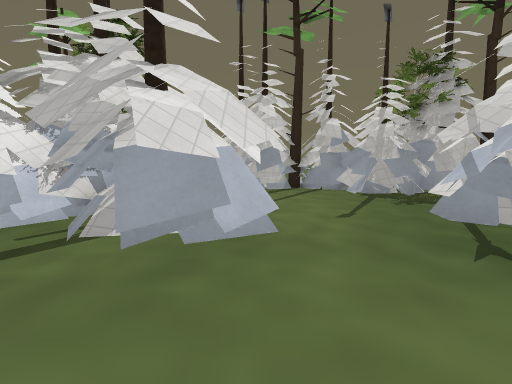
View 1 (above)

24 first-person views from a walk through a 3-D level made in the Godot game engine. The camera is 1.3 m above the floor, tilts 6° down and sees 85° across. The floor is counted in squares, 2 m on a side. Each view is taken from the middle of a square. On the plan, view 1 faces up. The plan holds only what a view shows up to about 9 squares ahead; the rest is blank. The place goes on beyond the plan. Some surface patterns are stand-ins.

View 2
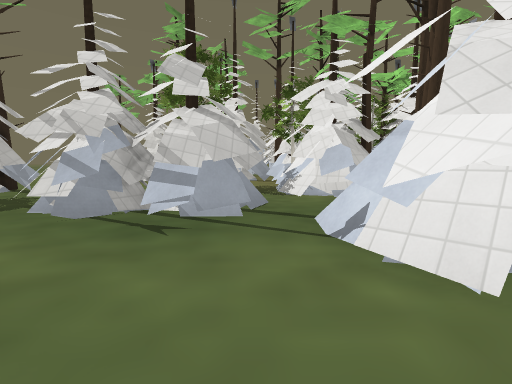

View 3
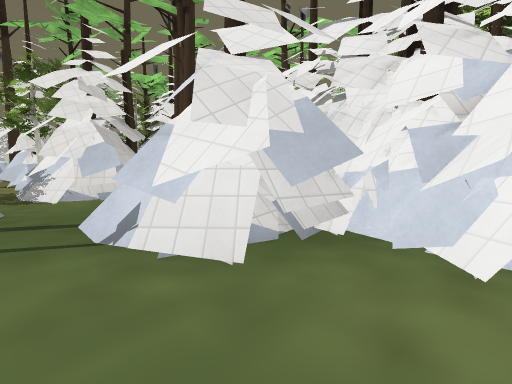

View 4
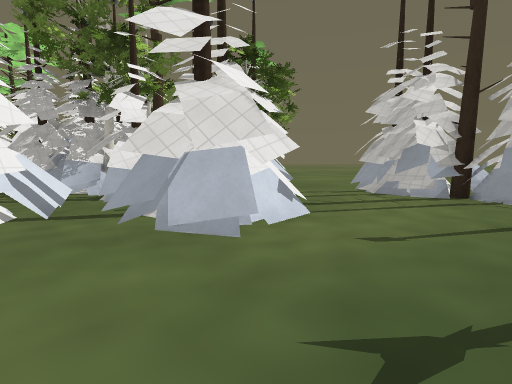

View 5
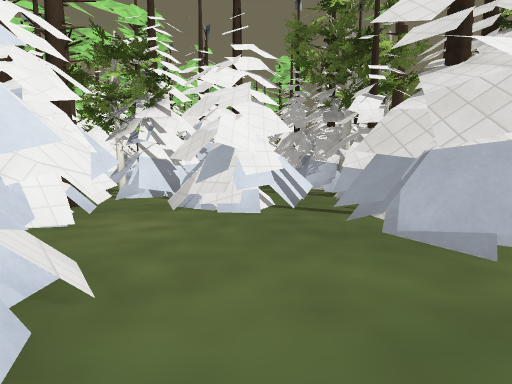

View 6
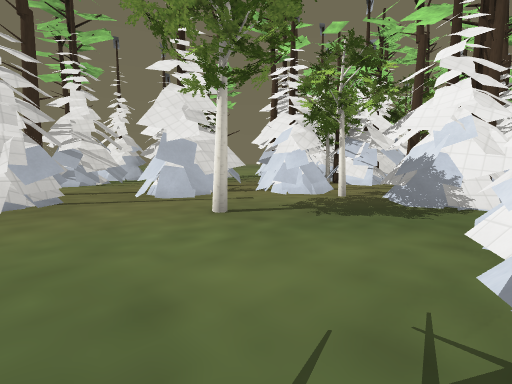

View 7
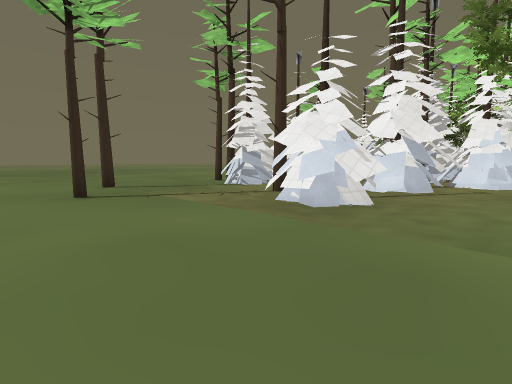

View 8
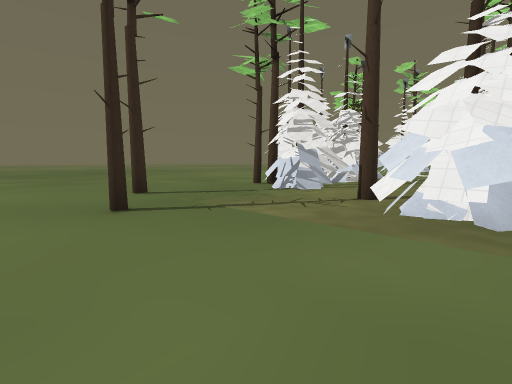

View 9
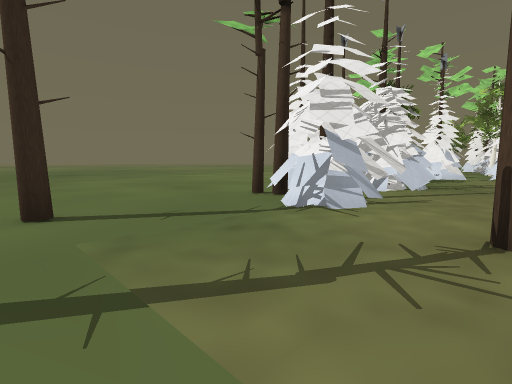

View 10
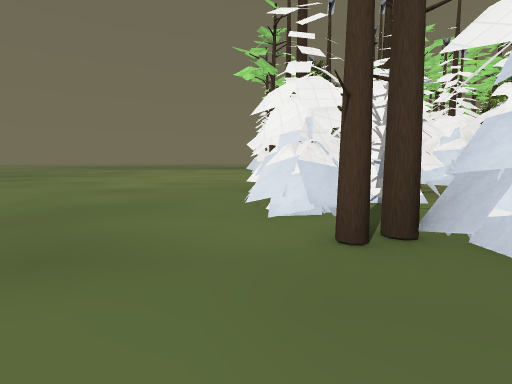

View 11
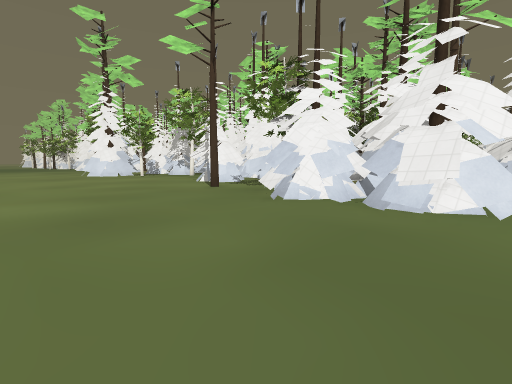

View 12
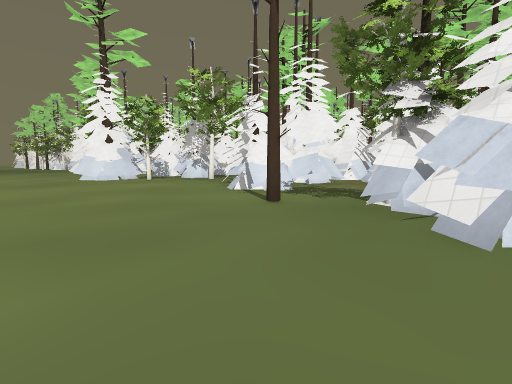

View 13
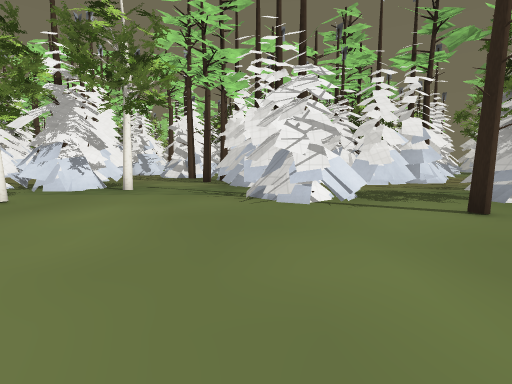

View 14
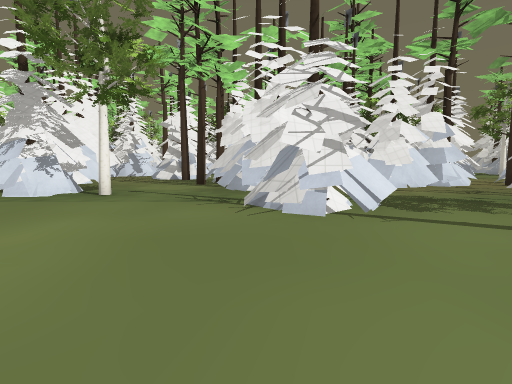

View 15
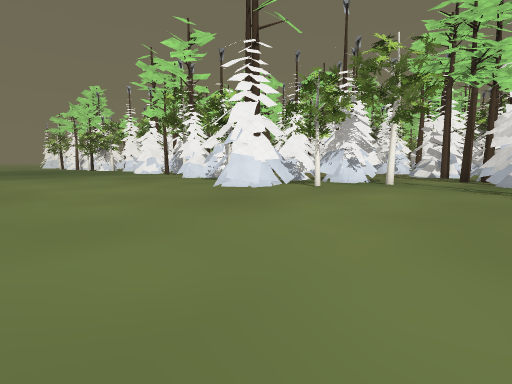

View 16
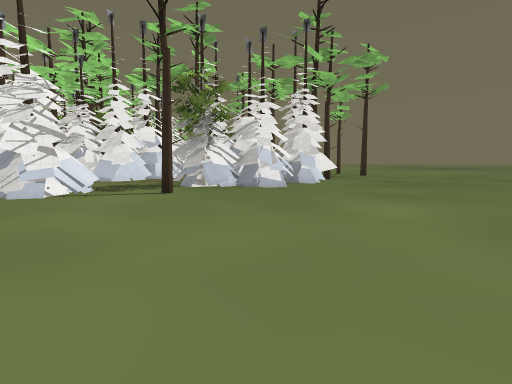

View 17
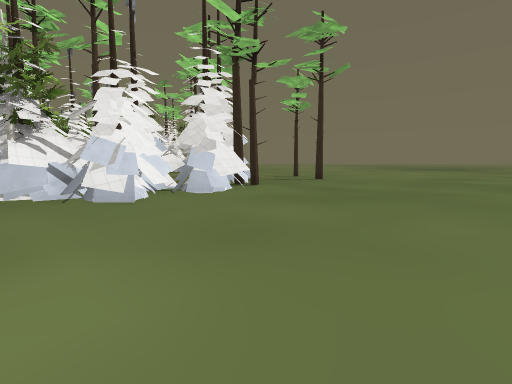

View 18
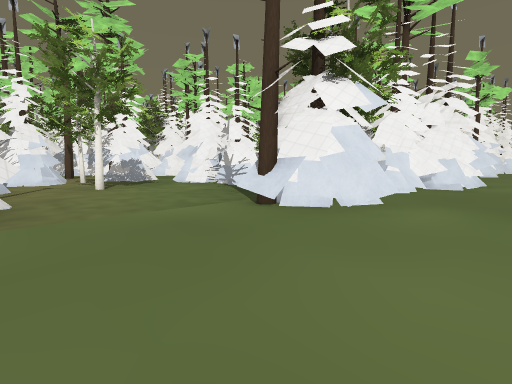

View 19
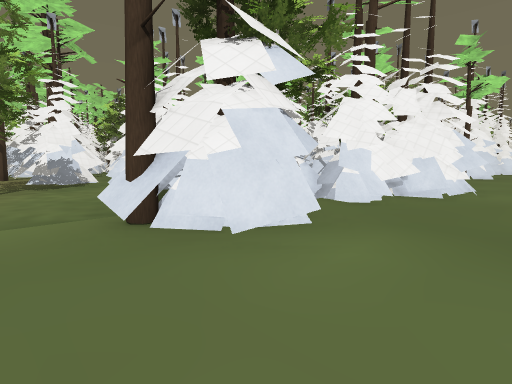

View 20
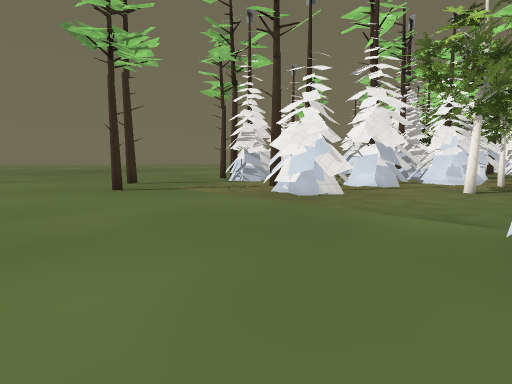

View 21
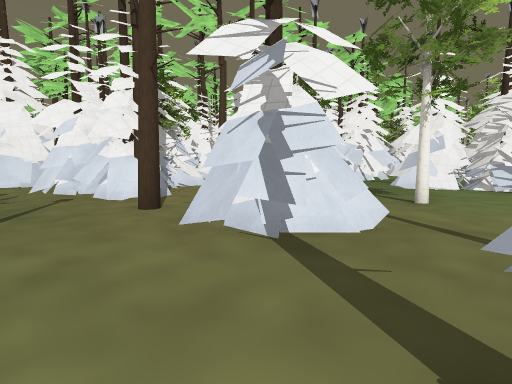

View 22
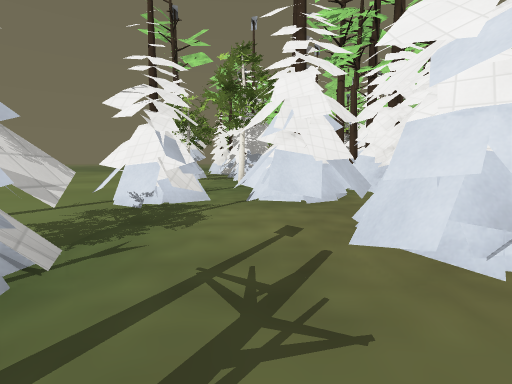

View 23
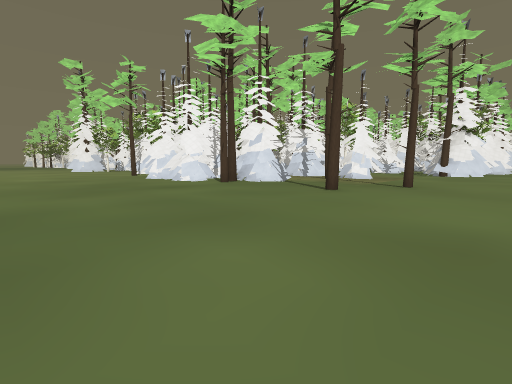

View 24
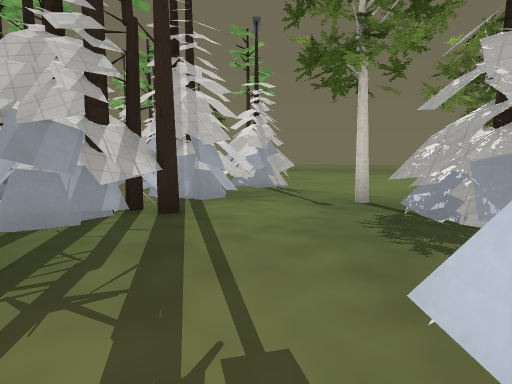

### Floor plan
Key: @ floor where view 1 was taken; # wall or solid block; x gap in a wall; . floor; T pine tree; H thing the floor can be seen under or through; O other object.
Columns run from 5 left of view 1 to 21 right of it. Each row starts with its distance up from view 1.
 10    ........................
  9 ....##.....................
  8 T ..####.##.......T........
  7    .##T####T........T......
  6     ...####................
  5    #..........##...........
  4 T ###...##....##T..........
  3 ######.###..#.x...##T......
  2    ###.###....##..###......
  1    #....HH....##...###.....
  0    #.@#####.###T..###......
 -1    ####  #### #T..####.....
 -2               ##..####.....
 -3               ###..#.......
 -4                ##...T......
 -5                 ##.........
 -6                 ####.......
 -7              #######.......
 -8              #TT##.........
 -9              ##T...........
-10            OOT....#........
-11              ...###........
-12              .#####.##.....
-13                 .## T#.....
-14                       .....
-15                       .....
-16                       .....
-17                        ...
-18                         ..

Where each view was taken, in squares from view 1:
view 1: 0 up, 0 right, facing up
view 2: 1 up, 1 left, facing right
view 3: 1 up, 1 left, facing down-right
view 4: 1 up, 2 right, facing up-left
view 5: 1 up, 2 right, facing left
view 6: 5 up, 4 right, facing down-right
view 7: 9 up, 7 right, facing down-right
view 8: 9 up, 9 right, facing down-right
view 9: 7 up, 11 right, facing down-right
view 10: 5 up, 16 right, facing down
view 11: 2 up, 20 right, facing down-left
view 12: 1 down, 19 right, facing down-left
view 13: 7 down, 19 right, facing left
view 14: 7 down, 18 right, facing left
view 15: 7 down, 21 right, facing down-left
view 16: 7 down, 21 right, facing up-left
view 17: 3 down, 21 right, facing up-left
view 18: 10 up, 9 right, facing down-left
view 19: 10 up, 7 right, facing down-left
view 20: 10 up, 6 right, facing down-right
view 21: 4 up, 12 right, facing down-left
view 22: 1 down, 12 right, facing down
view 23: 10 up, 21 right, facing down-left
view 24: 12 down, 8 right, facing up-right
